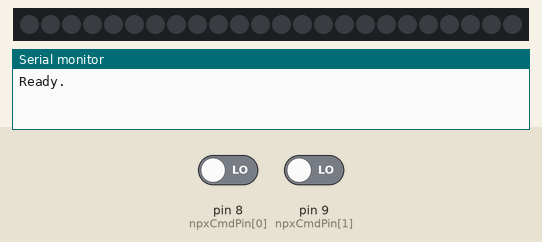
This sketch was run on a simulated Arduino Nano, built with avr-gcc and run on an emulated ATmega328P. Parts: 24 RGB LEDs in strip order, left to right, the last lines printed to the serial monitor. The inputs (shaded band) are chosen by the test bench; at power-on: pin 8 (npxCmdPin[0]) LOW, pin 9 (npxCmdPin[1]) LOW. Dim RGB values are drawn brighter than linear.

Above: at 1.7 s.
1.8 s: pin 8 (npxCmdPin[0]) driven HIGH
At 2.9 s:
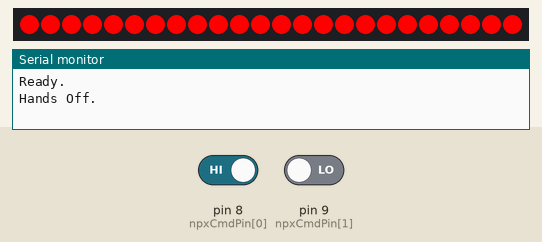
3.3 s: pin 9 (npxCmdPin[1]) driven HIGH
At 4.2 s:
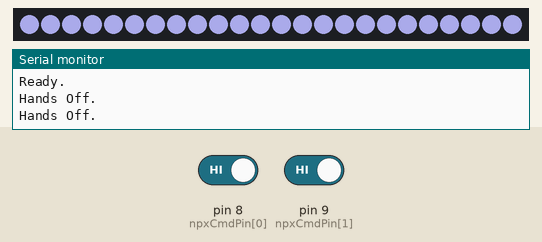
4.8 s: pin 8 (npxCmdPin[0]) driven LOW
At 5.5 s:
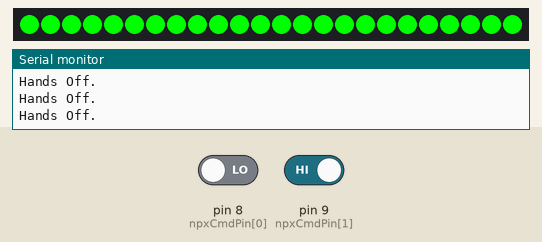
6.3 s: pin 9 (npxCmdPin[1]) driven LOW
At 7.5 s:
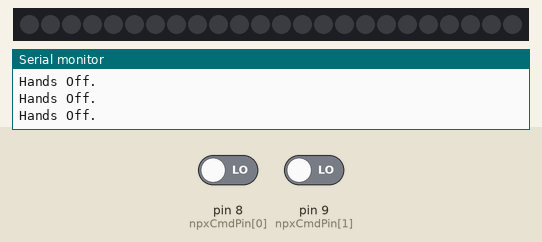
Timing chart, 0 to 8.8 s (numbered marks = the images above; inputs shaded):
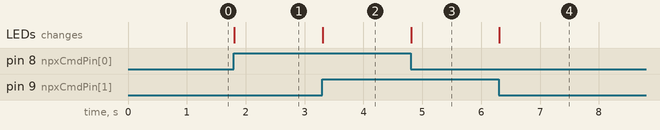

The sketch:

ATAU_Med2.ino
```cpp
/*
 * GRATUITOUS SETS LABORATORIES
 * Dallas, TX, USA
 *
 * ESCAPE ROOM, PALM SPRINGS
 * Palm Springs, CA, USA
 *
 * 2022
 */

//============== DEFINITIONS & DECLAIRATIONS =================//

//-------------- LIBRARIES -----------------------------------//
/* Call all function libraries required by the sketch.
 */
  #include <Adafruit_NeoPixel.h>  // WS2812 (NeoPixel) addressable LEDs
  #include <Wire.h>
  #include "Adafruit_MPR121.h"

  #ifndef _BV
  #define _BV(bit) (1 << (bit))
  #endif

//-------------- SETTINGS & GLOBAL CONSTANTS -----------------//
/* Define constraits used by various functions.
 * Variables using '#define' are defined by hardware, and should be left alone.
 * Variables using 'const' can be changed to tune the puzzle.
 */
  const String myNameIs = "ATAU_Medical";                // name of sketch
  const String verNum = "1.0";                               // version of sketch
  const String lastUpdate = "2022 Oct 22";                      // last update

  const int serialDelay = 500;                                // length of time before sending a blank line via Serial
  const int debounceDelay = 50;                               // delay after a "somethingNew" to avoid bouncing comm to R.Pi


//-------------- PIN DEFINITIONS  ----------------------------//
/* Most of the I/O pins on the Arduino Nano are hard-wired to various components on the ARDNEX2.
 * Pins not used for their standard fuction have header pins for alternate uses.
 */

  const int npxCmdPin[2] = {8,9};
  #define neoPixelPin 5           // data line to WS2812 (NeoPixel) via 470R resistor

//============== HARDWARE PARAMETERS =========================//
/*
 * Control basic paramaters for external devices from here.
 * Pin definitions should be kept above, to insure that there is no overlap.
 * As with settings & global constants:
 * #define refers to installed hardare
 * const refers to soft settings
 */
//.............. WS2812B NeoPixels ...........................//
  #define numLEDs 24                                          // number of pixels in the daisy chain
  const int npxBright = 255;                                  // relative brighness of NeoPixels (0-255)
  Adafruit_NeoPixel npxLED = Adafruit_NeoPixel(               // neoPixel object name
    numLEDs, neoPixelPin, NEO_GRB + NEO_KHZ800);              // # of pixels, signal pin, type

//.............. MPR121 Touch Sensor .........................//

  Adafruit_MPR121 cap = Adafruit_MPR121();

//============== GLOBAL VARIABLES ============================//
/* Decrlare variables used by various functions.
 */
  byte npxCmd;                                                // 0-3 incoming from R.Pi
  byte npxPrev;                                               // previous loop's command from R.Pi

  uint16_t rawData = 0;
  uint16_t rawPrev = 0;
  bool handsOn;
  bool handsPrev;

  bool somethingNew;                                          // flag to indicate that some input has changed since the last loop

//============================================================//
//============== SETUP =======================================//
//============================================================//

void setup() {

//-------------- SERIAL MONITOR ------------------------------//
/*
 * ERPS note:
 * This is my standard initial report,
 * so that future me/us knows what sketch was loaded.
 * This can/will cange for ATAU
 */
  Serial.begin(9600);                                         //

  while(!Serial){
    delay(10);
  }

//-------------- PINMODES ------------------------------------//

//.............. NeoPixel Sign Command .......................//
  for (int cmd = 0; cmd < 2; cmd++){
    pinMode (npxCmdPin, INPUT);
  }

//-------------- HARDWARE SETUP ------------------------------//

//.............. NeoPixels ...................................//
  npxLED.begin();
  npxLED.setBrightness(npxBright);
  npxLED.show();

//............................................................//


//-------------- A/V FEEDBACK --------------------------------//

  if (!cap.begin(0x5A)){
    Serial.println("MPR121 not found");
    while(1);
  }
  Serial.println("Ready.");
  cap.setThreshholds(9,6);
  delay(serialDelay);
  Serial.println();
}

//============================================================//
//============== LOOP ========================================//
//============================================================//

void loop() {

  readNeoPixelCommand();
  updateSignColor();

  handPrints();

  if (somethingNew){
    if (handsOn){
      Serial.println("Hands On.");
      delay(serialDelay);
    }
    else{
      Serial.println("Hands Off.");
      delay(serialDelay);
    }
  }

//============== ROUTINE MAINTAINENCE ========================//

  delay(10);
  dbts();
  cycleReset();
}
```

10_inputFuncs.ino
```cpp
//============================================================//
//============== INPUT FUNCTIONS =============================//
//============================================================//

//-------------- Read NPX Command ----------------------------//

void readNeoPixelCommand(){

  npxCmd = 0;                                                 // assume no command

  for (int pos = 0; pos < 2; pos++){                          // for each bit in the command data...
    bool bitVal = digitalRead(npxCmdPin[pos]);                // read the approriate pin
    bitWrite(npxCmd, pos, bitVal);                            // and write that bitVal to the position
  }

  if (npxCmd != npxPrev){                                     // if this is different from the last loop
    somethingNew = true;                                      // raise the somethingNew flag
  }
}

//-------------- Read Hand Prints ----------------------------//

void handPrints(){

  rawData = cap.touched();

  if (rawData % 4 == 3){
    handsOn = true;
  }
  else{
    handsOn = false;
  }

  if (rawData != rawPrev){
    somethingNew = true;
  }
/*
  currtouched = cap.touched();

  for (uint8_t i=0; i<12; i++) {
    // it if *is* touched and *wasnt* touched before, alert!
    if ((currtouched & _BV(i)) && !(lasttouched & _BV(i)) ) {
      Serial.print(i); Serial.println(" touched");
    }
    // if it *was* touched and now *isnt*, alert!
    if (!(currtouched & _BV(i)) && (lasttouched & _BV(i)) ) {
      Serial.print(i); Serial.println(" released");
    }
  }
*/
}
```

20_npx.ino
```cpp
//============================================================//
//============== STATION SIGN UPDATE =========================//
//============================================================//

//-------------- Update Station Sign -------------------------//

void updateSignColor(){

  uint32_t signColor [4] = {0,0xFF0000,0x00FF00,0x8888BB};    // hexidecimal sign color for each npxCmd ?0xGGRRBB?

  for ( int pxl = 0; pxl < numLEDs; pxl++){                   // for each pixel in the sign...
    npxLED.setPixelColor(pxl,signColor[npxCmd]);              // set it to the npxCmd color
  }
  npxLED.show();                                              // illuminate the sign
}
```

90_dbts.ino
```cpp
//============================================================//
//============== DEBUG & TROUBLESHOOT ========================//
//============================================================//
/*
 * This function's call in the vod loop is commented out.
 */
void dbts(){
/*
  for (int c = 0; c < 2; c++){
    Serial.print(cap.filteredData(c));
    Serial.print(" ");
    Serial.print(cap.baselineData(c));
    Serial.print(" | ");
  }
  Serial.println();
*/
  if (somethingNew){
//    Serial.println(rawData,BIN);
  }
}
```

99_reset.ino
```cpp
//============================================================//
//============== CYCLE RESET =================================//
//============================================================//
void cycleReset(){

  npxPrev = npxCmd;

  rawPrev = rawData;
  handsPrev = handsOn;

  if (somethingNew){
    delay(debounceDelay);
  }

  somethingNew = false;
}
```

Measured:
- after the input at 1.8 s, the LEDs: change at once (image 1)
- after the input at 3.3 s, the LEDs: change at once (image 2)
- after the input at 4.8 s, the LEDs: change at once (image 3)
- after the input at 6.3 s, the LEDs: change at once (image 4)
